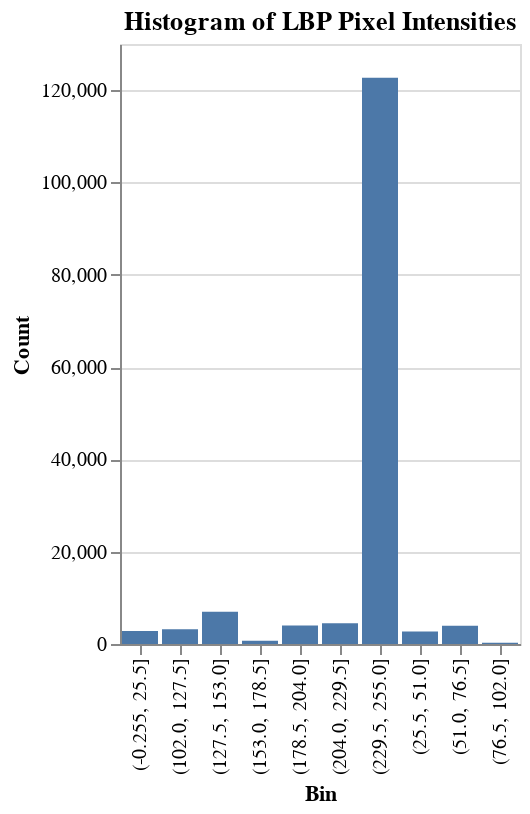

The cell this chart's notebook holds for it:
### Code cell
greylogo_altHist

### Figure 1 — Vega-Lite specification as saved in the notebook (floating-point values rounded to 4 significant figures)
{"config": {"view": {"continuousWidth": 300, "continuousHeight": 300}}, "data": {"name": "data-4f4cc3e4cd15c777d27db59009f3d3fb"}, "mark": {"type": "bar"}, "encoding": {"x": {"field": "Bin", "type": "ordinal"}, "y": {"field": "Count", "type": "quantitative"}}, "params": [{"name": "param_5", "select": {"type": "interval", "encodings": ["x", "y"]}, "bind": "scales"}], "title": "Histogram of LBP Pixel Intensities", "$schema": "https://vega.github.io/schema/vega-lite/v5.8.0.json", "datasets": {"data-4f4cc3e4cd15c777d27db59009f3d3fb": [{"Bin": "(-0.255, 25.5]", "Count": 2841}, {"Bin": "(25.5, 51.0]", "Count": 2703}, {"Bin": "(51.0, 76.5]", "Count": 3966}, {"Bin": "(76.5, 102.0]", "Count": 294}, {"Bin": "(102.0, 127.5]", "Count": 3174}, {"Bin": "(127.5, 153.0]", "Count": 7014}, {"Bin": "(153.0, 178.5]", "Count": 720}, {"Bin": "(178.5, 204.0]", "Count": 3984}, {"Bin": "(204.0, 229.5]", "Count": 4470}, {"Bin": "(229.5, 255.0]", "Count": 122709}]}}
